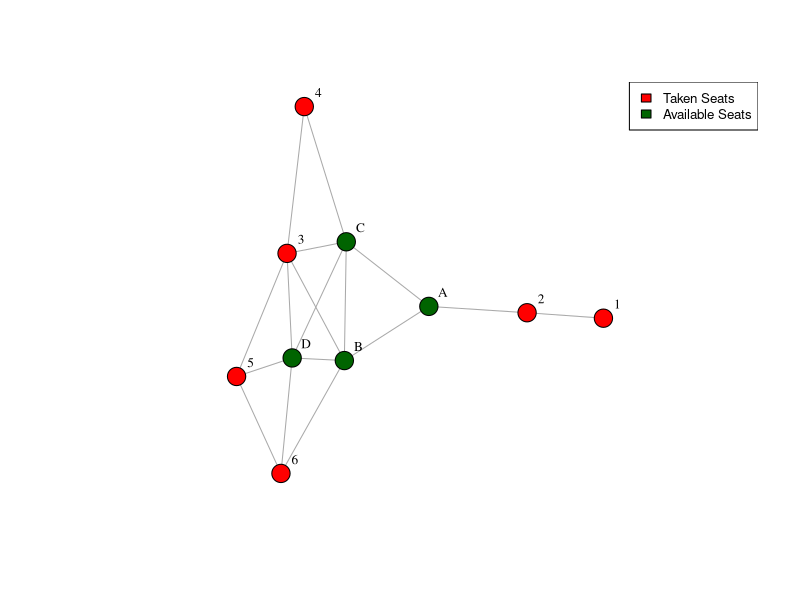
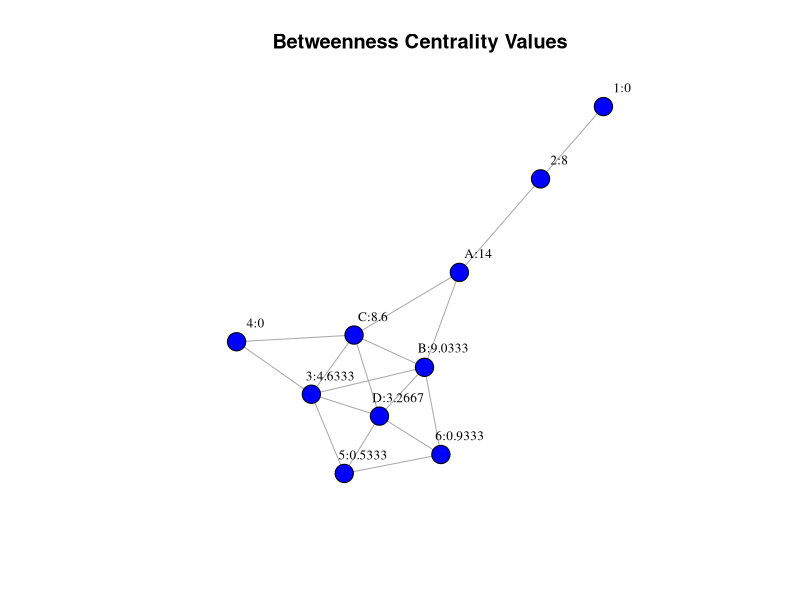
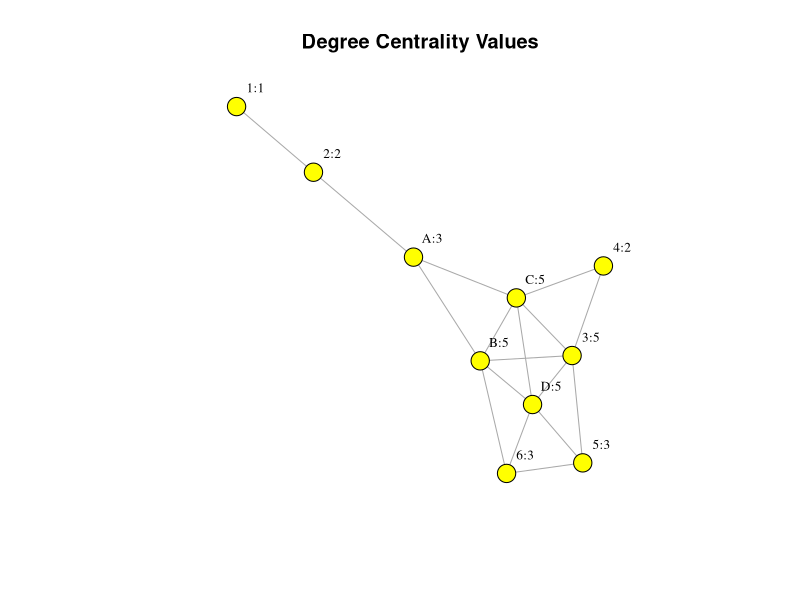
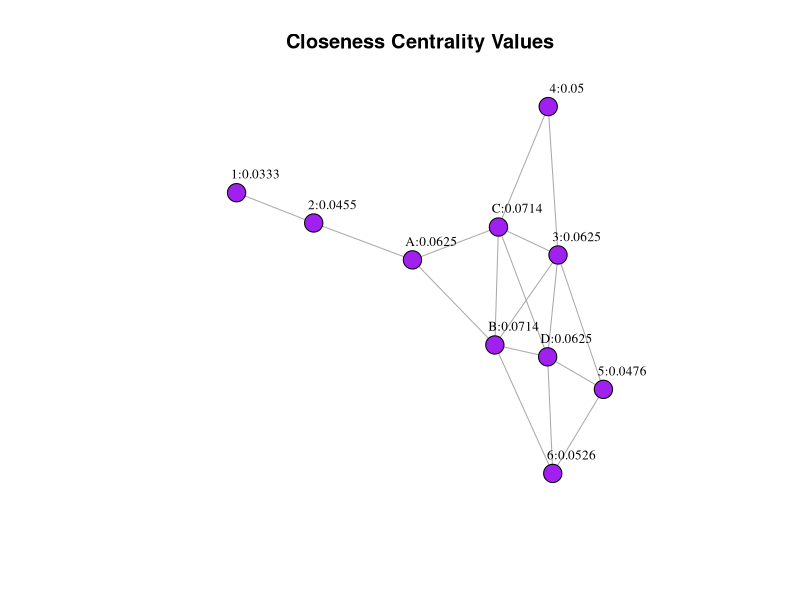
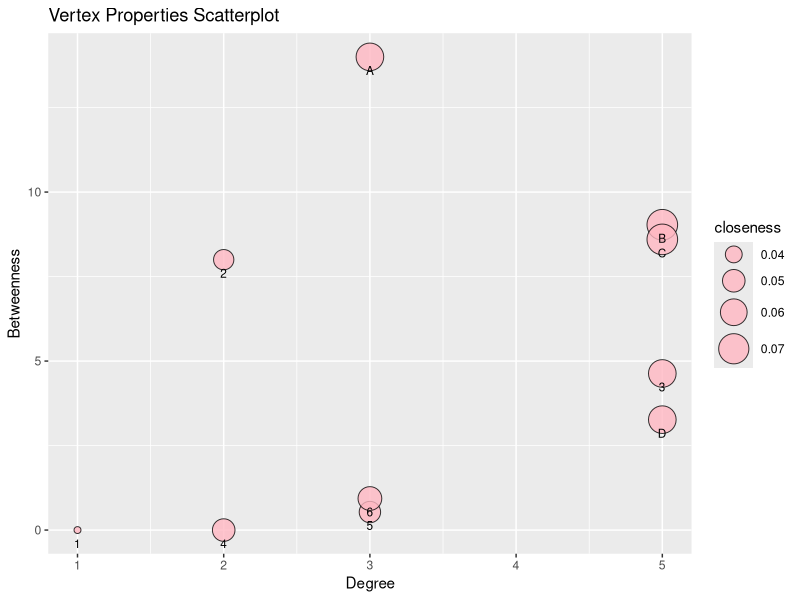
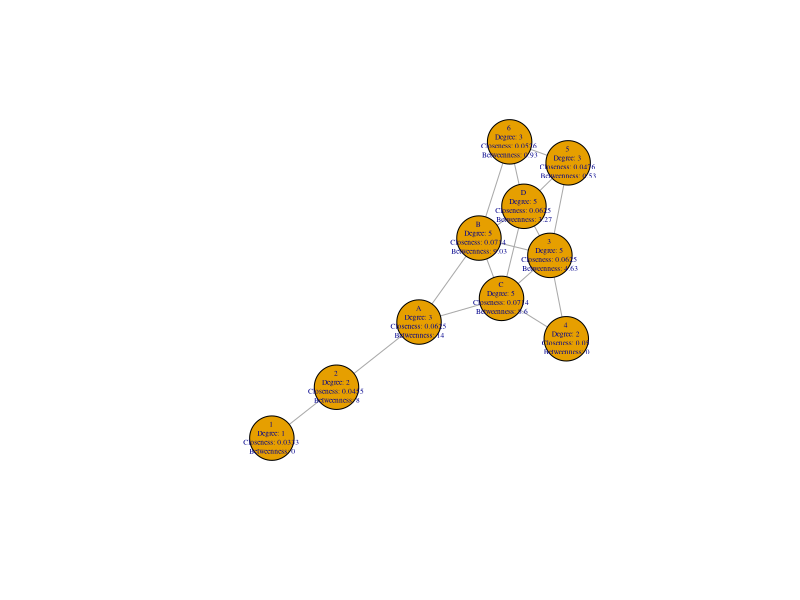

Reproduce these figures in R, in order.
## ---- chunk 1
options(tinytex.verbose = TRUE)
## ---- chunk 2
library(readr)
library(igraph)
library(ggraph)
## ---- chunk 3
from_ <- c("1","2","3","3","3","3","3","4","5","5","6","6","D","D","B","B","A")
to_ <- c("2","A","D","C","B","4","5","C","D","6","D","B","B","C","C","A","C")
egde <- data.frame(from = from_, to=to_)
g <- graph_from_data_frame(egde, directed=FALSE)
g
## ---- chunk 4
# First, create a vector of colors for each node
colors <- rep("red", vcount(g)) # create a vector of gray colors for all nodes
colors[match(c("A","B","C","D"), V(g)$name)] <- "darkgreen" # assign green color to nodes A, B, C, and D

# Plot the graph with the specified colors
plot(g, layout=layout.fruchterman.reingold,
    vertex.size = 10,
    vertex.label = V(g)$name,
    vertex.label.cex = 0.8,
    vertex.label.dist = 1.5,
    vertex.label.color = "black",
    vertex.color = colors)

# Add a legend
legend("topright", legend=c("Taken Seats", "Available Seats"), 
       fill=c("red", "darkgreen"), cex=0.8)

## ---- chunk 5
bc <- betweenness(g)
bc
## ---- chunk 6
V(g)$betweenness <- round(betweenness(g),4)
label1 <- paste(V(g)$name,V(g)$betweenness,sep=":")
  
plot(g, layout=layout.fruchterman.reingold,
    vertex.size = 10,          
    vertex.label = label1, # Set the labels (Node:betweenness)
    vertex.label.cex = 0.8,   
    vertex.label.dist = 2,  
    vertex.label.color = "black",
    vertex.color = "blue",
    main= "Betweenness Centrality Values")
## ---- chunk 7
dc <- degree(g)
dc


## ---- chunk 8
V(g)$degree <- degree(g)
label2 <- paste(V(g)$name,V(g)$degree,sep=":")
  
plot(g, layout=layout.fruchterman.reingold,
    vertex.size = 10,          
    vertex.label = label2, # Set the labels (Node:degree)
    vertex.label.cex = 0.8,   
    vertex.label.dist = 2,  
    vertex.label.color = "black",
    vertex.color = "yellow",
    main= "Degree Centrality Values")
## ---- chunk 9
cc <- closeness(g)
cc
## ---- chunk 10

V(g)$closeness <- round(closeness(g),4)
label3 <- paste(V(g)$name,V(g)$closeness,sep=":")
  
plot(g, layout=layout.fruchterman.reingold,
    vertex.size = 10,          
    vertex.label = label3, # Set the labels (Node:closeness)
    vertex.label.cex = 0.8,   
    vertex.label.dist = 2,  
    vertex.label.color = "black",
    vertex.color = "purple",
    main= "Closeness Centrality Values")
## ---- chunk 11

#library(ggplot2)

# create a data frame with the vertex properties
df <- data.frame(vertex=V(g)$name,
                 closeness=round(closeness(g),4),
                 degree=degree(g),
                 betweenness=round(betweenness(g),4))

# create the scatterplot
ggplot(df, aes(x=degree, y=betweenness, size=closeness, label=vertex)) +
  geom_point(alpha=0.8, shape=21, fill="lightpink") +
  scale_size_continuous(range=c(2,10)) +
  geom_text(color="black", size=3, vjust=2) +
  xlab("Degree") +
  ylab("Betweenness") +
  ggtitle("Vertex Properties Scatterplot")
## ---- chunk 12

# Add centrality values to the graph vertices
V(g)$degree <- degree(g)
V(g)$closeness <- closeness(g)
V(g)$betweenness <- betweenness(g)

# Customize vertex labels
vertex_labels <- paste(V(g)$name,
                       "\nDegree:", V(g)$degree,
                       "\nCloseness:", round(V(g)$closeness, 4),
                       "\nBetweenness:", round(V(g)$betweenness, 2))

# Plot the network graph with labels and centrality values
plot(g,
     vertex.size = 30,
     vertex.label = vertex_labels,
     vertex.label.cex = 0.45,
     vertex.label.dist = 0.05,
     margin = 0.15)





## ---- chunk 13
# Create a data frame
my_table <- data.frame(Seat = c("A", "B", "C","D"),
                       Betweeness = c(14, 9.0333333, 8.6,3.2666667),
                       Degree = c(3, 5, 5,5),
                       Closeness = c(0.06250000, 0.07142857, 0.07142857,0.06250000))



# Print the table
my_table
